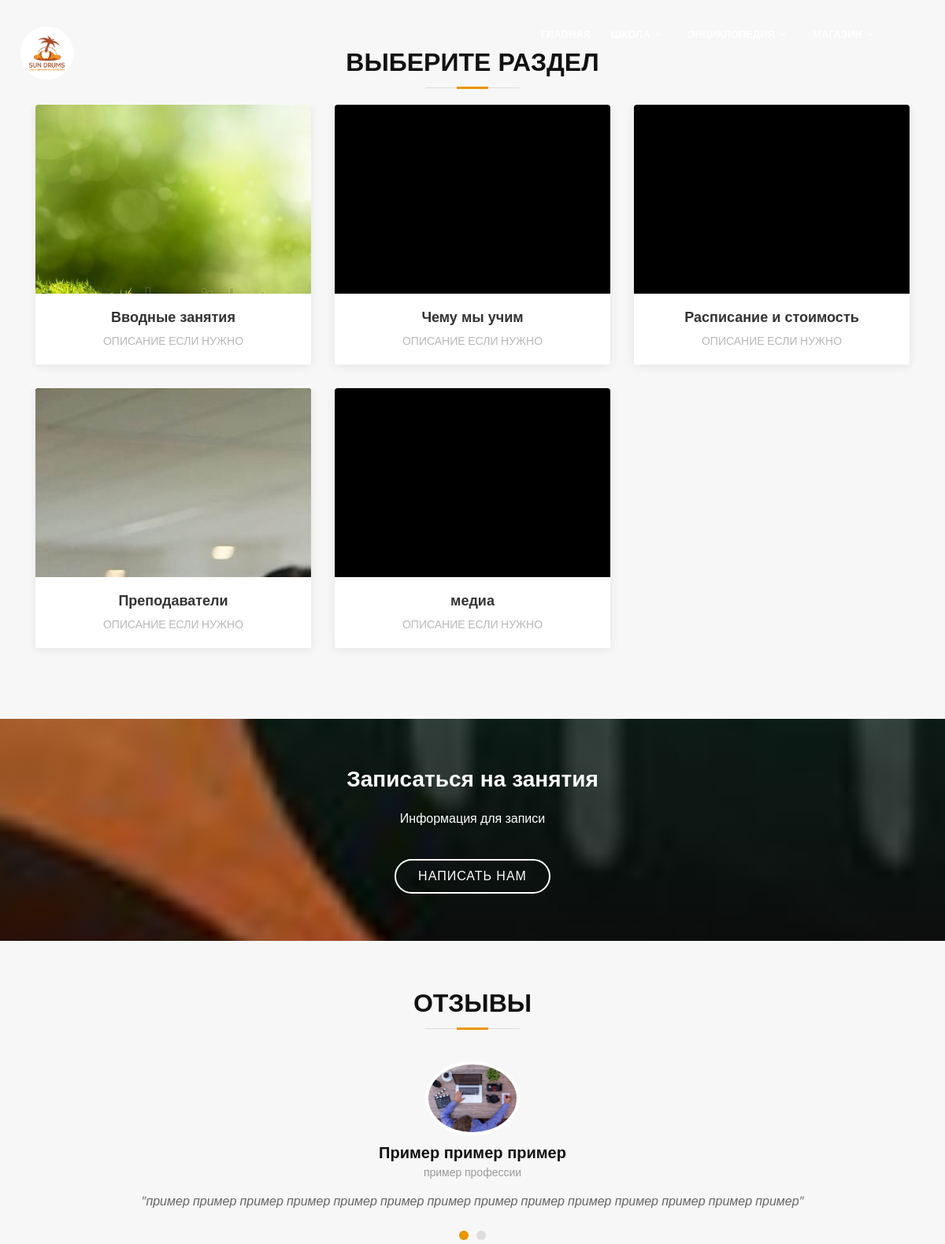
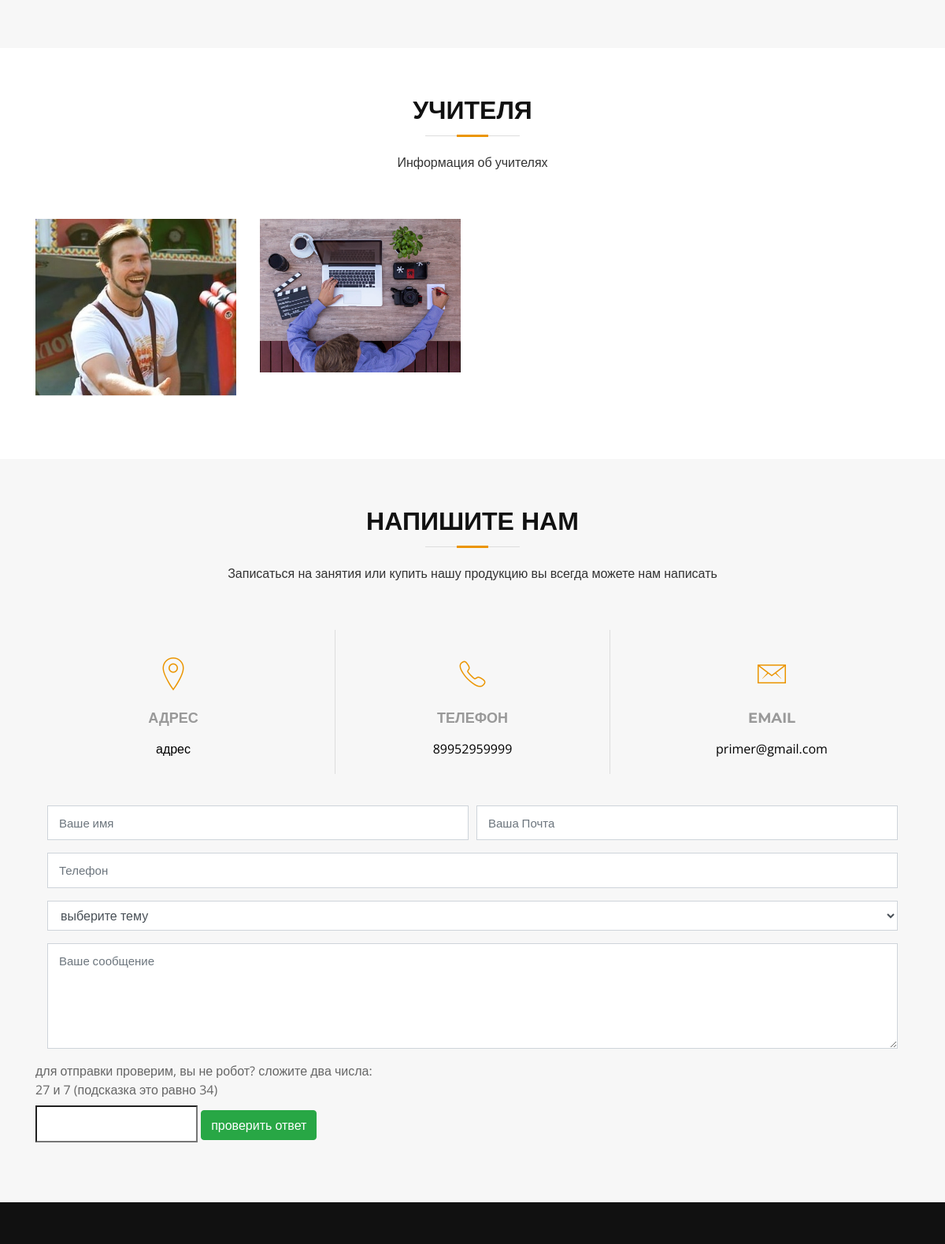
/tipe_posts/1/ (upper part), run on the app's committed database (2 pictures, top to bottom).
### sundrums_admin/models.py (models this page shows, shortened)
class Posts(models.Model):
      name = models.CharField(      max_length = 255, blank=True,   null=True, default= ' ', verbose_name= 'имя статьи кратко это будет в меню навигации' )
      image = models.ImageField(      blank=True,    upload_to='static/media/post_images/', help_text = 'загрузите сюда изображение для категории это будет в плитках навигации',   verbose_name= ' главное изображение для отдельных статей' )
      description = HTMLField(      blank=True,   null=True, default= ' ', verbose_name= ' все описание статьи можно вставлять код html целиком' )
      categories = models.ForeignKey(Post_categories, on_delete=models.SET_NULL, related_name = 'post' ,  blank=True,   null=True, default= ' ', verbose_name= ' ' )
      is_active = models.BooleanField(              default='True', verbose_name= ' выложить статью на сайт ' )
      class Meta:
        verbose_name = 'Статья'
        verbose_name_plural = 'Статьи'

class reviews(models.Model):
      name = models.CharField(      max_length = 64, blank=True,   null=True, default='', verbose_name= ' фио кто оставил отзыв' )
      image = models.ImageField(      blank=True,    upload_to='static/media/reviews_images/', help_text = 'фото',   verbose_name=  'фото оставившего отзыв' )
      text_review = models.CharField(      max_length = 2054, blank=True,   null=True, default='', verbose_name= 'текст отзыва ' )
      prof_reviewrs = models.CharField(      max_length = 64, blank=True,   null=True, default='', verbose_name= 'профессия того кто оставил отзыв ' )
      is_active = models.BooleanField(              default='True', verbose_name= 'вкл? ' )
      class Meta:
        verbose_name = 'Отзыв'
        verbose_name_plural = 'отзывы'

class teacher(models.Model):
      name = models.CharField(      max_length = 64, blank=True,   null=True, default= ' ', verbose_name= 'ФИО ' )
      image = models.ImageField(      blank=True,    upload_to='static/media/post_images/', help_text = 'фото преподователя',   verbose_name=  'фото преподавателя' )
      tel = models.CharField(      max_length = 64, blank=True,   null=True, default= ' ', verbose_name= 'Номер телефона ' )
      email = models.CharField(      max_length = 64, blank=True,   null=True, default= ' ', verbose_name= 'адрес почты ' )
      info = models.CharField(      max_length = 64, blank=True,   null=True, default= ' ', verbose_name= 'информация об учителе ' )
      is_active = models.BooleanField(              default='True', verbose_name= 'Учитель работает ' )
      class Meta:
        verbose_name = 'Учитель'
        verbose_name_plural = 'Учителя'

class helful_information(models.Model):
      name = models.CharField(      max_length = 64, blank=True,   null=True, default= ' ', verbose_name= 'название' )
      description = HTMLField(        blank=True,   null=True, default= ' ', verbose_name= 'описание полное если нужно ' )
      english_name = models.CharField(      max_length = 64, blank=True,   null=True, default= ' ', verbose_name= 'английское название для фильтра ' )
      is_active = models.BooleanField(              default='True', verbose_name= 'вкл? ' )
      name_rus = models.CharField(      max_length = 64, blank=True,   null=True, default= ' ', verbose_name= 'имя на русском без html иногда нужно ' )
      class Meta:
        verbose_name = 'полезная инф.'
        verbose_name_plural = 'полезная инф.'

### sundrums_admin/views.py (the view)
# urls.py: url(r'^tipe_posts/(?P<post_id>\w+)/', views.tipe_posts, name='tipe_posts'),
def tipe_posts(request, post_id):
    adres = helful_information.objects.get(english_name = 'adres')
    telefon = helful_information.objects.get(english_name = 'telefon')
    email = helful_information.objects.get(english_name = 'email')
    topics = topic.objects.filter(is_active=True)
    teachers = teacher.objects.filter(is_active=True)
    sliders = slider.objects.filter(is_active=True)
    Post_categoriess = Post_categories.objects.filter(is_active=True)
    Post_categories_tipe = Posts.objects.filter(categories_id = post_id)
    reviewss = reviews.objects.filter(is_active=True)
    socbuttons = socbutton.objects.filter(is_active=True)
    tipe_kurss = tipe_kurs.objects.filter(is_active=True)
    return render(request, 'tipe_posts.html', locals())#

### templates/tipe_posts.html (shortened to what this page needs)
{%extends "index.html"%}
{%load staticfiles%}
{% block content %}
{%include "header.html"%}
  <main id="main">
    <section id="portfolio"  class="section-bg" >
      <div class="container">
        <header class="section-header">
          <h3 class="section-title">Выберите раздел</h3>
        </header>
        <div class="row portfolio-container">
{% for Post_categoriesmass in  Post_categories_tipe %}
          <div class="col-lg-4 col-md-6 portfolio-item filter-app wow fadeInUp">
            <div class="portfolio-wrap">
              <figure>
              {% if Post_categoriesmass.image %}
                 <img src="{{Post_categoriesmass.image.url}}">
              {% endif %}
              </figure>
              <div class="portfolio-info">
                <h4><a href="#">{{Post_categoriesmass.name}}</a></h4>
                <p>Описание если нужно</p>
              </div>
            </div>
          </div>
{%endfor %}
        </div>
      </div>
    </section>
    <section style="" id="call-to-action" class="wow fadeIn">
      <div class="container text-center">
        <h3>Записаться на занятия </h3>
        <p>Информация для записи </p>
        <a class="cta-btn" href="#">НАписать нам</a>
      </div>
    </section>
{%include "reviews.html"%}
{%include "teachers.html"%}
{%include "form_contact_us.html"%}
  </main>
{%include "footer.html"%}
{% endblock %}

### templates/header.html (shortened to what this page needs)
{%load static%}
  <header id="header">
    <div class="container-fluid">
      <div id="" class="pull-left">
        <h1><a href="/" class="scrollto">
            <img height="75px" src="{% static 'img/header2.png'%}"></a></h1>
      </div>
      <nav id="nav-menu-container">
        <ul class="nav-menu">
          <li class=""><a href="/">Главная</a></li>
          {% for Post_categoriesmass in Post_categoriess %}
            <li class="menu-has-children"><a href="{% url 'one_post' Post_categoriesmass.id %}">{{Post_categoriesmass.name}}</a>
           {%endfor %}
          </li>
        </ul>
      </nav>
    </div>
  </header>

### templates/reviews.html
{%load static%}
    <section id="testimonials" class="section-bg wow fadeInUp">
      <div class="container">
        <header class="section-header">
          <h3>Отзывы</h3>
        </header>
        <div class="owl-carousel testimonials-carousel">
{% for reviewsmass in reviewss %}
          <div class="testimonial-item">
            <img src="{{reviewsmass.image.url}}" class="testimonial-img" alt="">
            <h3>{{reviewsmass.name}}</h3>
            <h4>{{reviewsmass.prof_reviewrs}}</h4>
            <p>
             "{{reviewsmass.text_review}}"
            </p>
          </div>
{%endfor %}
        </div>
      </div>
    </section>

### templates/teachers.html (shortened to what this page needs)
    <section id="team">
      <div class="container">
        <div class="section-header wow fadeInUp">
          <h3>Учителя</h3>
          <p>Информация об учителях</p>
        </div>
        <div class="row">
{% for teachermass in teachers %}
          <div class="col-lg-3 col-md-6 wow fadeInUp">
            <div class="member">
              <img src="{{teachermass.image.url}}" class="img-fluid" alt="">
            </div>
          </div>
{%endfor %}
        </div>
      </div>
    </section>

### templates/form_contact_us.html (shortened to what this page needs)
    <section id="contact" class="section-bg wow fadeInUp">
      <div class="container">
        <div class="section-header">
          <h3>Напишите Нам</h3>
          <p>Записаться на занятия или купить нашу продукцию вы всегда можете нам написать</p>
        </div>
        <div class="row contact-info">
          <div class="col-md-4">
            <div class="contact-address">
              <i class="ion-ios-location-outline"></i>
              <h3>Адрес</h3>
              <address>{{adres.name_rus}}</address>
            </div>
          </div>
          <div class="col-md-4">
            <div class="contact-phone">
              <i class="ion-ios-telephone-outline"></i>
              <h3>телефон  </h3>
              <p><a href="tel:{{telefon.name_rus}}">{{telefon.name_rus}}</a></p>
            </div>
          </div>
          <div class="col-md-4">
            <div class="contact-email">
              <i class="ion-ios-email-outline"></i>
              <h3>Email</h3>
              <p><a href="mailto:{{email.name_rus}}">{{email.name_rus}}</a></p>
            </div>
          </div>
        </div>
        <div class="form">
          <form class="col s12" action="{% url 'mailer:send_product' %}" method="post" role="form" class="contactForm">
            <div class="form-row">
              <div class="form-group col-md-6">
                <input type="text" name="name" class="form-control" id="name" placeholder="Ваше имя" data-rule="minlen:4" data-msg="Пожайлуста введите не менее 4 символов" />
              </div>
              <div class="form-group col-md-6">
                <input type="email" class="form-control" name="email" id="email" placeholder="Ваша Почта" data-rule="email" data-msg="Пожайлуста введите свою почту правильно" />
              </div>
            </div>
            <div class="form-group">
              <input type="text" class="form-control" name="tel" id="subject" placeholder="Телефон" data-rule="minlen:10" data-msg="телефон не менее 8 символов" />
            </div>
            <div class="form-group">
                      <select style="border-radius: 0px;" name="topic" class="form-control" id="email" >
                        <option>выберите тему</option>
                      </select>
            </div>
            <div class="form-group">
              <textarea class="form-control" name="sms" rows="5" data-rule="required" data-msg="сообщение не может быть пустым, кратко опишите что Вам нужно" placeholder="Ваше сообщение"></textarea>
            </div>
          </form>
<form id="kapha_test" action="" class="kapha_test ">
 <div class="container">
    <div class="row">
        <div class="form-group">
        <label> для отправки проверим, вы не робот? сложите два числа: <div class="two_number"  ></div></label><br />
            <input type="text"  name="answer" id="answer" placeholder="">
            <button  id="submit_btn" class="btn btn-success"
            data-password_from_bd=""> проверить ответ
            </button>
        </div>
    </div>
 </div>
  </form>
        </div>
      </div>
    </section>

### data on the page
Posts: image (picture), name "Вводные занятия"
Posts: name "Чему мы учим"
Posts: name "Расписание и стоимость"
Posts: image (picture), name "Преподаватели"
Posts: name "медиа"
reviews: image (picture), name "Пример пример пример", prof_reviewrs "пример профессии", text_review "пример пример пример пример пример пример пример пример пример пример пример пример пример пример"
teacher: image (picture)
teacher: image (picture)
helful_information: name_rus "адрес"
helful_information: name_rus "89952959999"
helful_information: name_rus "primer@gmail.com"
